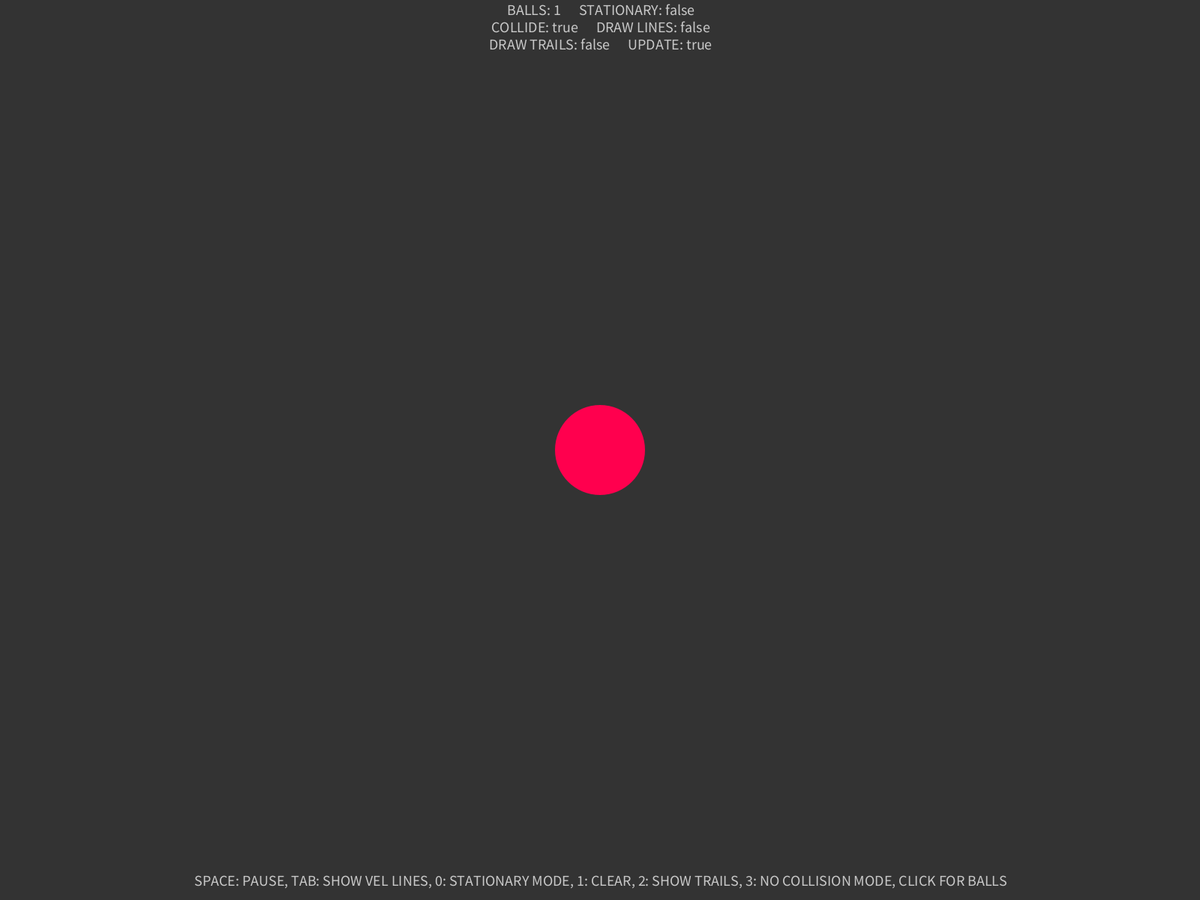
Frame 1 (no input)
Frame 60 (the mouse pressed at the canvas centre just before this capture): identical to frame 1, image omitted
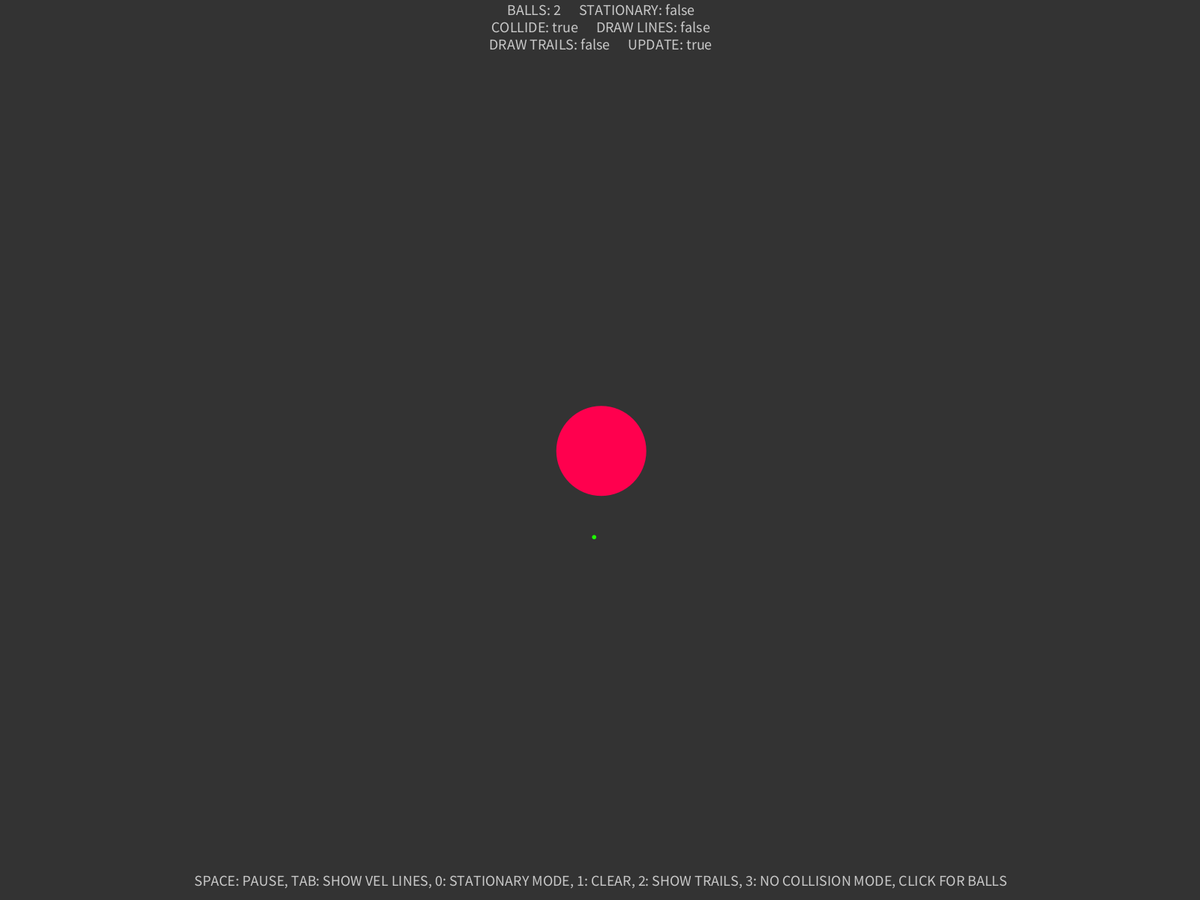
Frame 120 (the mouse held since frame 60 and released just before this capture)

The Processing sketch that drew these frames (run headless with seeded random() and noise(); from frame 60 on, the mouse is pressed at the canvas centre):

// Processing sketch: Orbitals
// ── Orbitals.pde
ArrayList<Particle> balls = new ArrayList<Particle>();

final float MINVEL = 0;
final float MAXVEL = 0;

final float MINBOUNCE = .8;
final float MAXBOUNCE = .95;

final float MINRAD = 2;
final float MAXRAD = 3;

final float INITGRAV = 1;
final float DENSITY = 10;

final float GRAV = 1;

boolean update = true;
boolean background = true;

boolean collide = true;
boolean lines = false;

boolean stationary = true;

PVector mouseSpeed;

final String inst = "SPACE: PAUSE, TAB: SHOW VEL LINES, 0: STATIONARY MODE, 1: CLEAR, 2: SHOW TRAILS, 3: NO COLLISION MODE, CLICK FOR BALLS";

void setup()
{
  fullScreen();
  colorMode(HSB);
  ellipseMode(CENTER);
  background(51);
   
  addCircles(1, width / 2, height / 2);
}

void draw()
{
  if(update)
  {
    if(background) background(51);
   
    
   
    
    
    texts(); 
    
     for(int i = 0; i < balls.size(); i++)
     {
       balls.get(i).update();
       for(int j = i + 1; j < balls.size(); j++)
       {
         balls.get(i).gravitate(balls.get(j));
        
         if(collide)
         {
           if(balls.get(i).collide(balls.get(j)))
           {
              j--;  
           }
        }
       }
     }
     
  } 
}

void keyPressed()
{
  if(keyCode == ' ') update = !update;
  
  if(update)
  {
    if(keyCode == TAB) lines = !lines;
    if(key == '0') stationary = !stationary;
    if(key == '1') 
    {
      balls.clear();
      background(51);
    }
    if(key == '2') background = !background;
    if(key == '3') collide = !collide;
  }
}

void mousePressed()
{
  if(update)
  {
    if(mouseButton == RIGHT)
    {
      stationary = true;
    }
    
    addCircles(1, constrain(mouseX, MAXRAD, width - MAXRAD), constrain(mouseY, MAXRAD, width - MAXRAD));
  };
}

void texts()
{
  pushMatrix();
  fill(200);
  noStroke();
  textSize(20);
  textAlign(CENTER);
  translate(width / 2, 0);
  
  String spaces = "      ";
  String text = "BALLS: " + balls.size() + spaces + "STATIONARY: " + stationary + 
                "\nCOLLIDE: " + collide + spaces + "DRAW LINES: " + lines +
                "\nDRAW TRAILS: " + !background + spaces + "UPDATE: " + update;
  text(text, 0, 20);
  translate(0, height);
  text(inst, 0, -20);
  popMatrix();
}

void addCircles(int num, float x, float y)
{
   for(int i = 0; i < num; i++)
   {
     PVector pos = new PVector(x, y);
     PVector vel = new PVector(0, 0);//PVector.random2D().mult(random(MINVEL, MAXVEL));
     float bounce = random(MINBOUNCE, MAXBOUNCE);
     float rad = random(MINRAD, MAXRAD);
     if(stationary) rad = MAXRAD * 20;
     else
     {
       PVector add = PVector.random2D().mult(balls.get(0).rad * 2);
       pos = new PVector(width / 2, height / 2).add(add);
       vel = new PVector(sqrt(balls.get(0).mass / (balls.get(0).rad * 2)),0).rotate(add.heading() + PI / 2);
     }
     int r = (int) random(255);
     color col = color(r, 255, 255);
     
     balls.add(new Particle(pos, vel, rad, bounce, false, col));
   }
    if(stationary)
    {
      stationary = false;
    }
}

void addCircles(int num)
{
  for(int i = 0; i < num; i++) addCircles(1, random(MAXRAD, width - MAXRAD), random(MAXRAD, height - MAXRAD));
}
// ── Particle.pde
class Particle
{
  PVector pos;
  PVector vel;
  PVector acc;
  
  boolean stationary;
  
  float rad;
  float mass;
  float bounce;
    
  color col;
  
  Particle(PVector pos, PVector vel, float rad, float bounce, boolean stationary, color col)
  {
    this.pos = pos;
    this.vel = vel;
    this.acc = new PVector(0, 0);
    this.rad = rad;
    this.mass = sq(this.rad) * DENSITY;
    this.bounce = bounce;
    this.stationary = stationary;
    this.col = col;
  }
  
  public void update()
  {
    this.show();
    
    if(!this.stationary)
      {
      this.vel.add(this.acc);
   
      this.acc = new PVector(0, 0);
      
      this.pos.add(this.vel);
      
      
      //if(this.pos.x >= width - this.rad || this.pos.x <= this.rad)
      //{
      //  this.vel.x *= -this.bounce;
      //}
      
      //if(this.pos.y >= height - this.rad || this.pos.y <= this.rad)
      //{
      //  this.vel.y *= -this.bounce;
      //}
    }
     //this.pos.x = constrain(this.pos.x, this.rad, width - this.rad);
     //this.pos.y = constrain(this.pos.y, this.rad, height - this.rad); 
  }
  
  private void show()
  {
    pushMatrix();
    noStroke();
    fill(this.col);
    translate(this.pos.x, this.pos.y);
    ellipse(0, 0, this.rad * 2, this.rad * 2);
    if(lines && !this.stationary)
    {
      strokeWeight(1);
      pushMatrix();
      rotate(this.vel.heading());
      stroke(0);
      line(0,0, map(this.vel.mag(), 0 , 100, 0, 1000), 0);
      popMatrix();
      pushMatrix();
      rotate(this.acc.heading());
      stroke(255);
      line(0, 0, map(this.acc.mag(), 0 , 5, 0, 1000), 0);
      popMatrix();
    }
    popMatrix();
  }
  
  public void gravitate(Particle other)
  {
    PVector dist = this.pos.copy().sub(other.pos);
    
    dist.setMag(max(dist.mag(), MAXRAD));
      
    this.acc.add(dist.copy().rotate(PI).setMag(GRAV * other.mass / sq(dist.mag())));
    other.acc.add(dist.copy().setMag(GRAV * this.mass / sq(dist.mag())));

  }
  
  public boolean collide(Particle other)
  {
    PVector dist = this.pos.copy().sub(other.pos);
    
    if(dist.mag() <= (this.rad + other.rad))
    {
      if(this.mass > other.mass && !other.stationary)
      {
        this.vel.mult(this.mass);
        this.mass += other.mass;
        this.rad = sqrt(this.mass / DENSITY);
        this.vel.add(other.vel.mult(other.mass)).div(this.mass);
        balls.remove(other);
      }
      else if(!this.stationary)
      {
        other.vel.mult(other.mass);
        other.mass += this.mass;
        other.rad = sqrt(other.mass / DENSITY);
        other.vel.add(this.vel.mult(this.mass)).div(other.mass);
        balls.remove(this);
      }
      else return false;
      
      return true;
    }
    return false;
  }
}
